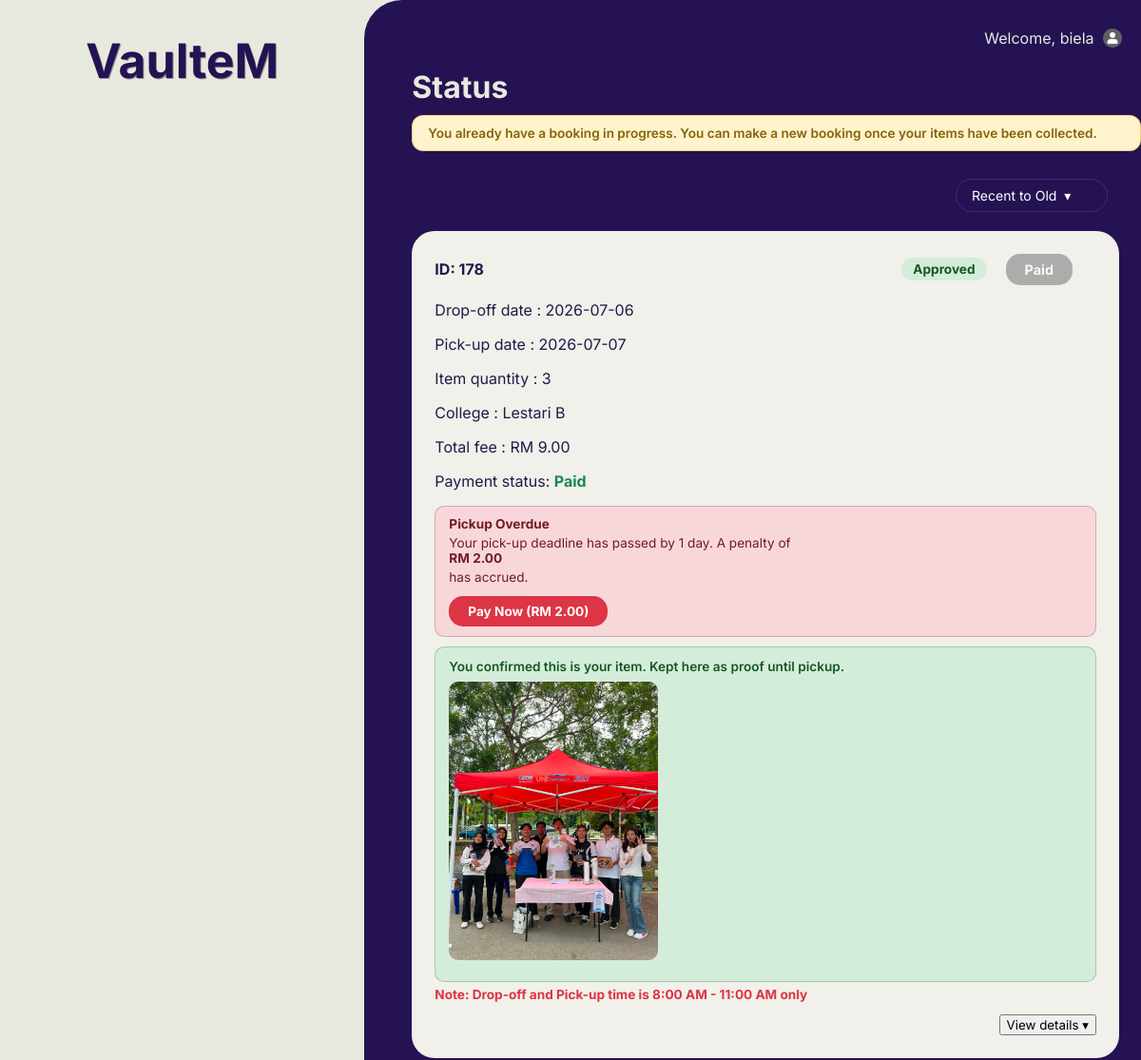
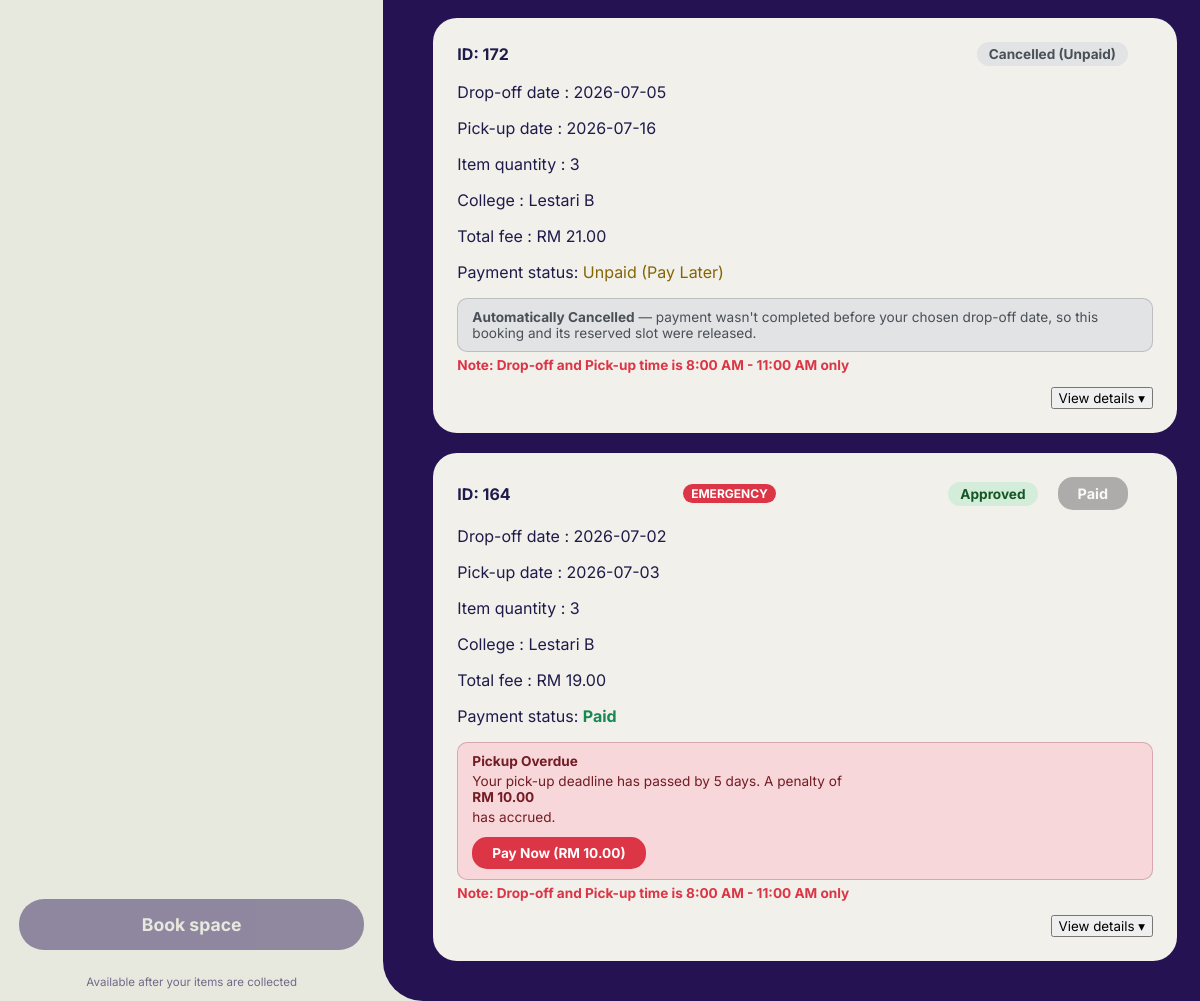
Page /mainStatus.php?msg=already_booked (signed in) on the committed database (2 pictures, top to bottom).
### tables this page shows
CREATE TABLE `booking` (
  `Booking_ID` int(100) NOT NULL,
  `Booking_Date` date NOT NULL,
  `DropOff_Date` date NOT NULL,
  `Pickup_Date` date NOT NULL,
  `Booking_Status` char(100) NOT NULL,
  `Rejection_Reason` text DEFAULT NULL,
  `Rejection_Photo` varchar(255) DEFAULT NULL,
  `Booking_Priority` char(1) NOT NULL,
  `Staff_ID` int(100) NOT NULL,
  `Student_ID` varchar(10) NOT NULL,
  `Dropoff_Photo` varchar(255) DEFAULT NULL,
  `Dropoff_Status` varchar(20) DEFAULT NULL
);

CREATE TABLE `payment` (
  `Payment_ID` int(100) NOT NULL,
  `Payment_Method` varchar(100) NOT NULL,
  `Payment_Status` char(1) NOT NULL,
  `Payment_Date` date NOT NULL,
  `Amount` decimal(10,2) NOT NULL,
  `Booking_ID` int(100) NOT NULL
);

### mainStatus.php (the view, shortened to what this page needs)
<?php
$conn = new mysqli("localhost", "root", "", "utem_accommodation");
$student_id   = $_SESSION['Student_ID'];
$studentIdEsc = $conn->real_escape_string($student_id);
$activeCheck = $conn->query("
    SELECT COUNT(*) AS c FROM booking
    WHERE Student_ID = '$studentIdEsc'
      AND LOWER(Booking_Status) NOT IN ('rejected', 'collected', 'cancelled_unpaid', 'cancelled', 'waived', 'settled')
");
$hasActiveBooking = ($activeCheck && $activeCheck->fetch_assoc()['c'] > 0);
$order = (isset($_GET['sort']) && $_GET['sort'] === 'old') ? 'ASC' : 'DESC';
$PENALTY_RATE = 2.00;
$sql = "
    SELECT
        b.Booking_ID,
        b.DropOff_Date,
        b.Pickup_Date,
        b.Booking_Status,
        b.Booking_Priority,
        b.Rejection_Reason,
        b.Rejection_Photo,
        b.Dropoff_Photo,
        b.Dropoff_Status,
        s.Student_Name,
        rc.Residential_Block,
        IFNULL((SELECT SUM(Quantity) FROM item WHERE Booking_ID = b.Booking_ID), 0) AS TotalItem,
        IFNULL((SELECT SUM(Quantity * Price) FROM item WHERE Booking_ID = b.Booking_ID), 0) AS TotalFee,
        GREATEST(0, CEIL(TIMESTAMPDIFF(SECOND, DATE_ADD(b.Pickup_Date, INTERVAL 11 HOUR), NOW()) / 86400)) AS DaysOverdue
    FROM booking b
    LEFT JOIN student s              ON b.Student_ID     = s.Student_ID
    LEFT JOIN item i                 ON b.Booking_ID     = i.Booking_ID
    LEFT JOIN storespace ss          ON i.Space_ID       = ss.Space_ID
    LEFT JOIN residential_college rc ON ss.Residential_ID = rc.Residential_ID
    WHERE b.Student_ID = '$studentIdEsc'
    GROUP BY
        b.Booking_ID, b.DropOff_Date, b.Pickup_Date,
        b.Booking_Status, b.Booking_Priority, b.Rejection_Reason, b.Rejection_Photo,
        b.Dropoff_Photo, b.Dropoff_Status,
        s.Student_Name, rc.Residential_Block
    ORDER BY b.Booking_ID $order
";
$result = $conn->query($sql);
?>
<!DOCTYPE html>
<html lang="en">
<head>
    <link rel="stylesheet" href="status.css">
    <link rel="stylesheet" href="mobile.css">
</head>
<body>
<div id="wrapper">
    <div class="leftcontainer">
        <header>
            <h1 onclick="window.location.href='mainStatus.php'" style="cursor:pointer;">VaulteM</h1>
        </header>
        <button type="button" id="booking"
            <?php if ($hasActiveBooking): ?>
                disabled
                title="You already have a booking in progress. You can book again once your items are collected."
                style="opacity:0.45; cursor:not-allowed; transform:none;"
            <?php else: ?>
                onclick="window.location.href='form.php'"
            <?php endif; ?>>
            Book space
        </button>
        <?php if ($hasActiveBooking): ?>
            <p style="font-size:0.72rem; color:rgba(36,18,83,0.6); text-align:center; margin-top:6px; padding: 0 8px;">
                Available after your items are collected
            </p>
        <?php endif; ?>
    </div>
    <div class="rightcontainer">
        <div id="userName">
            Welcome,
            <span id="currentName"><?php echo isset($_SESSION['Student_Name']) ? htmlspecialchars($_SESSION['Student_Name']) : 'Guest'; ?></span>
            <span id="profileContainer">
                <span style="position:relative; display:inline-block;">
                    <img id="userImage" src="image/user.png" width="20px" height="20px" onclick="profileMenu()">
                </span>
            </span>
        </div>
        <h1>Status</h1>
        <?php if (isset($_GET['msg']) && $_GET['msg'] === 'already_booked'): ?>
        <div style="background:#fff3cd; color:#856404; border:1px solid rgba(245,158,11,0.4); border-radius:12px; padding:10px 16px; font-size:0.85rem; font-weight:600; margin-bottom:14px;">
            You already have a booking in progress. You can make a new booking once your items have been collected.
        </div>
        <?php endif; ?>
        <div class="filter-wrapper">
            <button id="filterBtn" data-order="<?php echo ($order === 'ASC') ? 'old' : 'recent'; ?>">
                <span id="filterLabel"><?php echo ($order === 'ASC') ? 'Old to Recent' : 'Recent to Old'; ?></span>
                <span class="arrow">&#9662;</span>
            </button>
        </div>
        <?php if ($result && $result->num_rows > 0):
            while ($row = $result->fetch_assoc()):
                $bookingID     = $row['Booking_ID'];
                $bookingStatus = $row['Booking_Status'];
                $isPriority    = ($row['Booking_Priority'] === 'Y');
                $payStmt = $conn->prepare("SELECT Payment_Status, Amount FROM payment WHERE Booking_ID = ?");
                $payStmt->bind_param("i", $bookingID);
                $payStmt->execute();
                $payResult    = $payStmt->get_result();
                $paymentRow   = $payResult->fetch_assoc();
                $paymentStatus = isset($paymentRow['Payment_Status']) ? trim(strtoupper($paymentRow['Payment_Status'])) : '';
                $totalAmount   = $paymentRow['Amount'] ?? $row['TotalFee'] ?? 0;
                $isPaid     = ($paymentStatus === 'Y');
                $isPayLater = ($paymentStatus === 'N');
                $currentStatusLower = strtolower($bookingStatus);
                $daysOverdue    = (int)($row['DaysOverdue'] ?? 0);
                $isOverduePenalty = ($currentStatusLower === 'approved' && $daysOverdue > 0);
                $penaltyFine    = round($daysOverdue * $PENALTY_RATE, 2);
                $displayStatus = $bookingStatus;
                if ($currentStatusLower === 'cancelled_unpaid') {
                    $displayStatus = 'Cancelled (Unpaid)';
                    $statusBadgeClass = 'status-cancelled';
                } elseif ($currentStatusLower === 'pending') {
                    $statusBadgeClass = 'status-pending';
                } elseif ($currentStatusLower === 'approved') {
                    $statusBadgeClass = 'status-approved';
                } elseif ($currentStatusLower === 'verification_sent') {
                    $statusBadgeClass = 'status-verification_sent';
                } elseif ($currentStatusLower === 'confirmed') {
                    $statusBadgeClass = 'status-approved';
                } elseif ($currentStatusLower === 'released') {
                    $statusBadgeClass = 'status-verification_sent';
                } else {
                    $statusBadgeClass = 'status-rejected';
                }
        ?>
        <div class="status-card">
            <div class="card-header">
                <div class="header-main">
                    <span class="order-id">ID: <?php echo htmlspecialchars($bookingID); ?></span>
                    <?php if ($isPriority): ?>
                        <span class="priority-badge">EMERGENCY</span>
                    <?php endif; ?>
                    <div class="header-actions">
                        <span class="status-text <?php echo $statusBadgeClass; ?>">
                            <?php echo htmlspecialchars($displayStatus); ?>
                        </span>
                        <?php if ($isPaid): ?>
                            <button class="pay-btn paid" disabled> Paid</button>
                        <?php endif; ?>
                    </div>
                </div>
            </div>
            <div class="summary-info">
                <p>Drop-off date : <?php echo htmlspecialchars($row['DropOff_Date']); ?></p>
                <p>Pick-up date  : <?php echo htmlspecialchars($row['Pickup_Date']); ?></p>
                <p>Item quantity : <?php echo htmlspecialchars($row['TotalItem'] ?? '0'); ?></p>
                <p>College       : <?php echo htmlspecialchars($row['Residential_Block'] ?? 'N/A'); ?></p>
                <p>Total fee     : RM <?php echo number_format((float)$totalAmount, 2); ?></p>
                <?php if ($paymentRow): ?>
                    <p>Payment status:
                        <?php
                            if ($isPaid)         echo '<strong style="color:#198754;"> Paid</strong>';
                            elseif ($isPayLater)  echo '<span style="color:#856404;">Unpaid (Pay Later)</span>';
                            else                  echo '<span style="color:#856404;">Unpaid</span>';
                        ?>
                    </p>
                <?php else: ?>
                    <p>Payment status: <span style="color:#856404;">Unpaid</span></p>
                <?php endif; ?>
                <?php if ($currentStatusLower === 'pending'): ?>
                <?php elseif ($currentStatusLower === 'cancelled_unpaid'): ?>
                    <div class="cancelled-note">
                        <strong>Automatically Cancelled</strong> — payment wasn't completed before your chosen drop-off date, so this booking and its reserved slot were released.
                    </div>
                <?php elseif ($currentStatusLower === 'verification_sent'): ?>
                    <div class="verif-action-note">
                         Staff has sent a pickup verification request. Please check your Notification page to confirm.
                    </div>
                <?php endif; ?>
                <?php if ($isOverduePenalty): ?>
                <div class="overdue-penalty-note">
                    <strong> Pickup Overdue</strong>
                    Your pick-up deadline has passed by <?php echo $daysOverdue; ?> day<?php echo $daysOverdue !== 1 ? 's' : ''; ?>.
                    A penalty of <strong>RM <?php echo number_format($penaltyFine, 2); ?></strong> has accrued.
                    <form method="POST" style="margin-top:4px;">
                        <button type="submit" class="pay-penalty-btn"
                            onclick="return confirm('Pay overdue penalty of RM <?php echo number_format($penaltyFine, 2); ?> for Booking #<?php echo $bookingID; ?>?')">
                            Pay Now (RM <?php echo number_format($penaltyFine, 2); ?>)
                        </button>
                    </form>
                </div>
                <?php endif; ?>
                <?php if ($currentStatusLower !== 'collected' && !empty($row['Dropoff_Photo']) && ($row['Dropoff_Status'] ?? '') === 'Pending'): ?>
                <div class="dropoff-confirm-box">
                    <p>Staff has uploaded a photo of your dropped-off items. Is this yours?</p>
                    <img src="<?php echo htmlspecialchars($row['Dropoff_Photo']); ?>" alt="Drop-off photo">
                    <form method="POST" style="display:inline;">
                        <input type="hidden" name="dropoff_confirm_id" value="<?php echo $bookingID; ?>">
                        <input type="hidden" name="dropoff_decision" value="yes">
                        <button type="submit" class="confirm-yes-btn">Yes, this is mine</button>
                    </form>
                    <form method="POST" style="display:inline;">
                        <input type="hidden" name="dropoff_confirm_id" value="<?php echo $bookingID; ?>">
                        <input type="hidden" name="dropoff_decision" value="no">
                        <button type="submit" class="confirm-no-btn">No, not mine</button>
                    </form>
                </div>
                <?php elseif (!empty($row['Dropoff_Photo']) && ($row['Dropoff_Status'] ?? '') === 'Confirmed'): ?>
                <div class="dropoff-confirm-box" style="background:#d4edda; border-color:rgba(21,87,36,0.25);">
                    <p style="color:#155724;"> You confirmed this is your item. Kept here as proof until pickup.</p>
                    <img src="<?php echo htmlspecialchars($row['Dropoff_Photo']); ?>" alt="Drop-off photo">
                </div>
                <?php elseif (($row['Dropoff_Status'] ?? '') === 'Rejected'): ?>
                <div class="dropoff-confirm-box" style="background:#f8d7da; border-color:rgba(114,28,36,0.25);">
                    <p style="color:#721c24;">You reported a mismatch on the drop-off photo. Staff has been notified and will re-upload.</p>
                </div>
                <?php endif; ?>
                <p class="pickup-note">
                    Note: Drop-off and Pick-up time is 8:00 AM - 11:00 AM only
                </p>
            </div>
            <div class="button-container">
                <button class="viewDetailsBtn">
                    <span class="btn-text">View details</span>
                    <span class="btn-arrow">&#9662;</span>
                </button>
            </div>
        </div>
        <?php endwhile;
        else: ?>
            <p class="no-booking">
                No bookings found. <a href="form.php" class="first-booking-link">Make your first booking!</a>
            </p>
        <?php endif; ?>
    </div>
</div>
</body>
</html>

### rows in the picture
booking: Booking_ID "178", Booking_Status "Approved", shows "Paid", DropOff_Date "2026-07-06", Pickup_Date "2026-07-07", TotalItem "3", Residential_Block "Lestari B", payment.Amount "9.00", daysOverdue "1", penaltyFine "2.00", Dropoff_Photo (picture)
booking: Booking_ID "172", Booking_Status "Cancelled (Unpaid)", DropOff_Date "2026-07-05", Pickup_Date "2026-07-16", TotalItem "3", Residential_Block "Lestari B", payment.Amount "21.00", shows "Unpaid (Pay Later)", shows "Automatically Cancelled"
booking: Booking_ID "164", Booking_Priority "EMERGENCY", Booking_Status "Approved", shows "Paid", DropOff_Date "2026-07-02", Pickup_Date "2026-07-03", TotalItem "3", Residential_Block "Lestari B", payment.Amount "19.00", daysOverdue "5", penaltyFine "10.00"

### other values in the picture
$_SESSION['Student_Name'] "biela"
